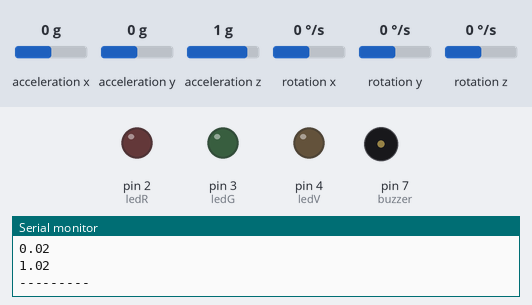
Simulated run of this sketch. Board: Arduino Uno, built with avr-gcc and run on an emulated ATmega328P. Parts: output pins drawn as LEDs (lit = HIGH), buzzer (waves = sounding, pin HIGH), the last lines printed to the serial monitor. Dashed ring = blinking. The test bench sets the inputs (shaded band); at power-on: acceleration x 0 g, acceleration y 0 g, acceleration z 1 g, rotation x 0 °/s, rotation y 0 °/s, rotation z 0 °/s.

Above: at 8.4 s.
8.5 s: acceleration x set to -1.4 g
At 8.75 s:
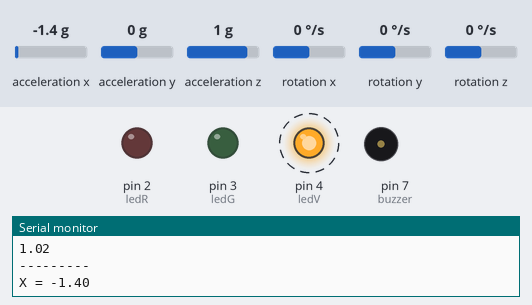
11.5 s: acceleration y set to -1.4 g
At 12.09 s:
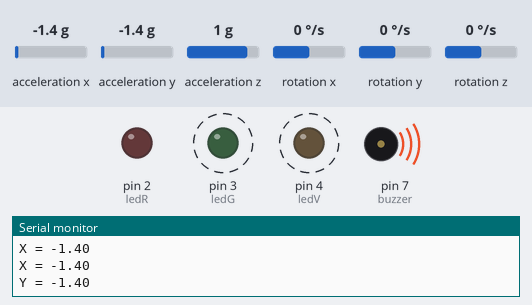
14.5 s: acceleration z set to -1.4 g
At 15.21 s:
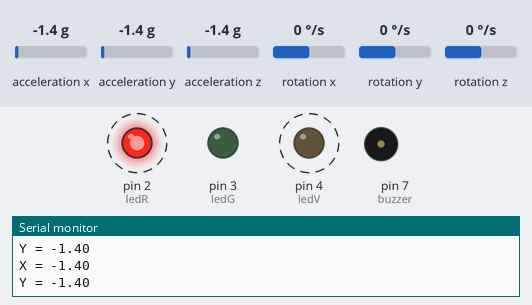
17.5 s: acceleration x set to 0 g
At 17.82 s:
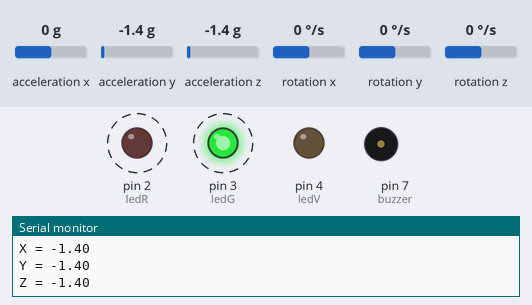
20.5 s: acceleration x set to -0.8 g
At 21.04 s:
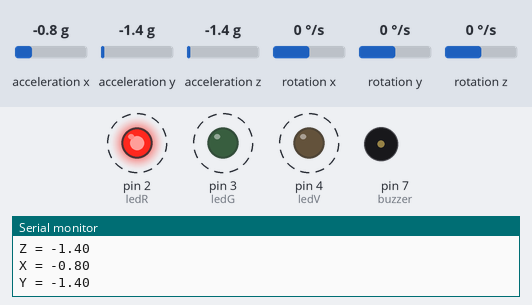
Timing chart, 0 to 24.5 s (numbered marks = the images above; inputs shaded):
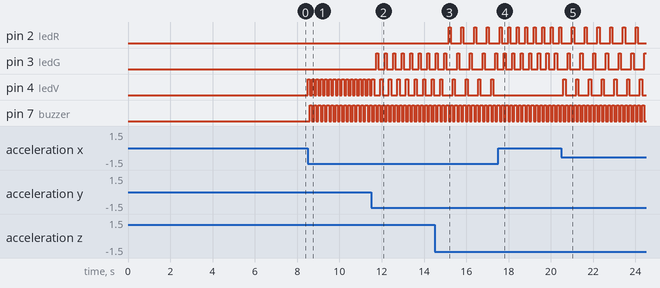

The sketch:

Rilevatore_onde_sismiche_3.0.ino
```cpp
#include "Wire.h"
#include <MPU6050_light.h>

float x1 = 0;
float maxx = 0;
float minx = 0;
float distx = 0;
float y1 = 0;
float maxy = 0;
float miny = 0;
float disty = 0;
float z1 = 0;
float maxz = 0;
float minz = 0;
float distz = 0;
float errX[2];
float errY[2];
float errZ[2];
int buzzer = 7;
int ledR = 2;
int ledG = 3;
int ledV = 4;


MPU6050 mpu(Wire);
unsigned long timer = 0;

void setup() {
  Serial.begin(9600);
  pinMode(ledR, OUTPUT);
  pinMode(ledG, OUTPUT);
  pinMode(ledV, OUTPUT);
  pinMode(buzzer, OUTPUT);
  Wire.begin();

  byte status = mpu.begin();
  Serial.print(F("MPU6050 status: "));
  Serial.println(status);
  while(status!=0){ } // stop everything if could not connect to MPU6050

  Serial.println(F("Calculating offsets, do not move MPU6050"));
  delay(200);
  mpu.calcOffsets(); // gyro and accelero
  Serial.println("Done!\n");


    errX[1] = -1000;
    errY[1] = -1000;
    errZ[1] = -1000;

    errX[0] = 1000;
    errY[0] = 1000;
    errZ[0] = 1000;


  for (int i=0; i<10; i++){
    mpu.update();

    x1 = mpu.getAccX();

    if (x1>errX[1]) {
      errX[1] = x1;
    }

    if (x1<errX[0]) {
      errX[0] = x1;
    }
    delay(200);
 }

 for (int i=0; i<10; i++){
    mpu.update();

    y1 = mpu.getAccY();

    if (y1>errY[1]) {
      errY[1] = y1;
    }

    if (y1<errY[0]) {
      errY[0] = y1;
    }
    delay(200);
 }

 for (int i=0; i<10; i++){
    mpu.update();

    z1 = mpu.getAccZ();

    if (z1>errZ[1]) {
      errZ[1] = z1;
    }

    if (z1<errZ[0]) {
      errZ[0] = z1;
    }
    delay(200);
 }

    errX[1] += 0.02;
    errY[1] += 0.02;
    errZ[1] += 0.02;

    errX[0] -= 0.02;
    errY[0] -= 0.02;
    errZ[0] -= 0.02;

 for (int i=0; i<2; i++){
    Serial.println(errX[i]);
    Serial.println(errY[i]);
    Serial.println(errZ[i]);
    Serial.println("---------");
 }

}

void loop() {
  mpu.update();

  x1 = mpu.getAccX();

  if(x1>errX[1]){

    digitalWrite(ledV, HIGH); // sets the digital pin 13 on
    delay(100);            // waits for a second
    digitalWrite(ledV, LOW);
    if (x1>errX[1] + 0.05){
      digitalWrite(buzzer, HIGH); // sets the digital pin 13 on
      delay(100);
      digitalWrite(buzzer, LOW);
    }
    Serial.print("X = ");
    Serial.println(x1);
  }

  if(x1<errX[0]){

    digitalWrite(ledV, HIGH); // sets the digital pin 13 on
    delay(100);            // waits for a second
    digitalWrite(ledV, LOW);
    if (x1<errX[0] - 0.05){
      digitalWrite(buzzer, HIGH); // sets the digital pin 13 on
      delay(100);
      digitalWrite(buzzer, LOW);
    }
    Serial.print("X = ");
    Serial.println(x1);
  }

  y1 = mpu.getAccY();

    if(y1>errY[1]){

    digitalWrite(ledG, HIGH); // sets the digital pin 13 on
    delay(100);            // waits for a second
    digitalWrite(ledG, LOW);
    if (y1>errY[1] + 0.05){
      digitalWrite(buzzer, HIGH); // sets the digital pin 13 on
      delay(100);
      digitalWrite(buzzer, LOW);
    }
    Serial.print("Y = ");
    Serial.println(y1);
  }

  if(y1<errY[0]){

    digitalWrite(ledG, HIGH); // sets the digital pin 13 on
    delay(100);            // waits for a second
    digitalWrite(ledG, LOW);
    if (y1<errY[0] - 0.05){
      digitalWrite(buzzer, HIGH); // sets the digital pin 13 on
      delay(100);
      digitalWrite(buzzer, LOW);
    }
    Serial.print("Y = ");
    Serial.println(y1);
  }

  z1 = mpu.getAccZ();

    if(z1>errZ[1]){

    digitalWrite(ledR, HIGH); // sets the digital pin 13 on
    delay(100);            // waits for a second
    digitalWrite(ledR, LOW);
    if (z1>errZ[1] + 0.05){
      digitalWrite(buzzer, HIGH); // sets the digital pin 13 on
      delay(100);
      digitalWrite(buzzer, LOW);
    }
    Serial.print("Z = ");
    Serial.println(z1);
  }

  if(z1<errZ[0]){

    digitalWrite(ledR, HIGH); // sets the digital pin 13 on
    delay(100);            // waits for a second
    digitalWrite(ledR, LOW);
    if (z1<errZ[0] - 0.05){
      digitalWrite(buzzer, HIGH); // sets the digital pin 13 on
      delay(100);
      digitalWrite(buzzer, LOW);
    }
    Serial.print("Z = ");
    Serial.println(z1);
  }


}
```

Measured:
- after the input at 8.5 s, pin 4 (ledV): alternates HIGH for 0.10 s and LOW for 0.10 s, starting at once; pin 7 (buzzer): alternates HIGH for 0.10 s and LOW for 0.10 s, starting after 0.10 s
- after the input at 11.5 s, pin 3 (ledG): alternates HIGH for 0.10 s and LOW for 0.30 s, starting after 0.24 s; pin 4 (ledV): alternates HIGH for 0.10 s and LOW for 0.30 s, starting after 0.44 s
- after the input at 14.5 s, pin 2 (ledR): alternates HIGH for 0.10 s and LOW for 0.50 s, starting after 0.66 s; pin 4 (ledV): alternates HIGH for 0.10 s and LOW for 0.50 s, starting after 0.86 s
- after the input at 17.5 s, pin 2 (ledR): alternates HIGH for 0.10 s and LOW for 0.30 s, starting after 0.48 s; pin 3 (ledG): alternates HIGH for 0.10 s and LOW for 0.30 s, starting after 0.28 s; pin 4 (ledV): stops changing and stays LOW
- after the input at 20.5 s, pin 2 (ledR): alternates HIGH for 0.10 s and LOW for 0.50 s, starting after 0.50 s; pin 3 (ledG): alternates HIGH for 0.10 s and LOW for 0.50 s, starting after 0.30 s; pin 4 (ledV): alternates HIGH for 0.10 s and LOW for 0.50 s, starting after 0.10 s
